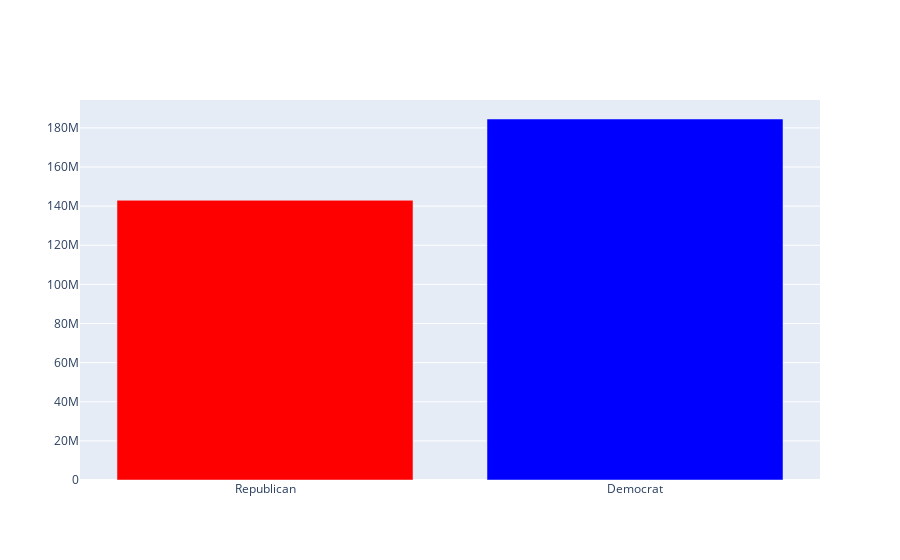

The code cell stored with this chart in its notebook:
### Code cell
# very simple graph showing how many people democrats vs republicans represent
mylabels = ['Republican', 'Democrat']

all_Rs = sorts[sorts['Party'] == 'Republican']['Population'].sum() / 2
all_Ds = sorts[sorts['Party'] != 'Republican']['Population'].sum() / 2 # dividing by 2 because 2 senators per state

bar(mylabels, [all_Rs, all_Ds], ['red', 'blue']) 

# @TODO: Include independents on top of democrats in a different color

### Figure 1 — Plotly figure (JSON) as saved in the notebook; plotly's stock layout.template omitted (floating-point values rounded to 4 significant figures)
{"data": [{"marker": {"color": ["red", "blue"]}, "type": "bar", "x": ["Republican", "Democrat"], "y": [142991983, 184541791]}], "layout": {}}
